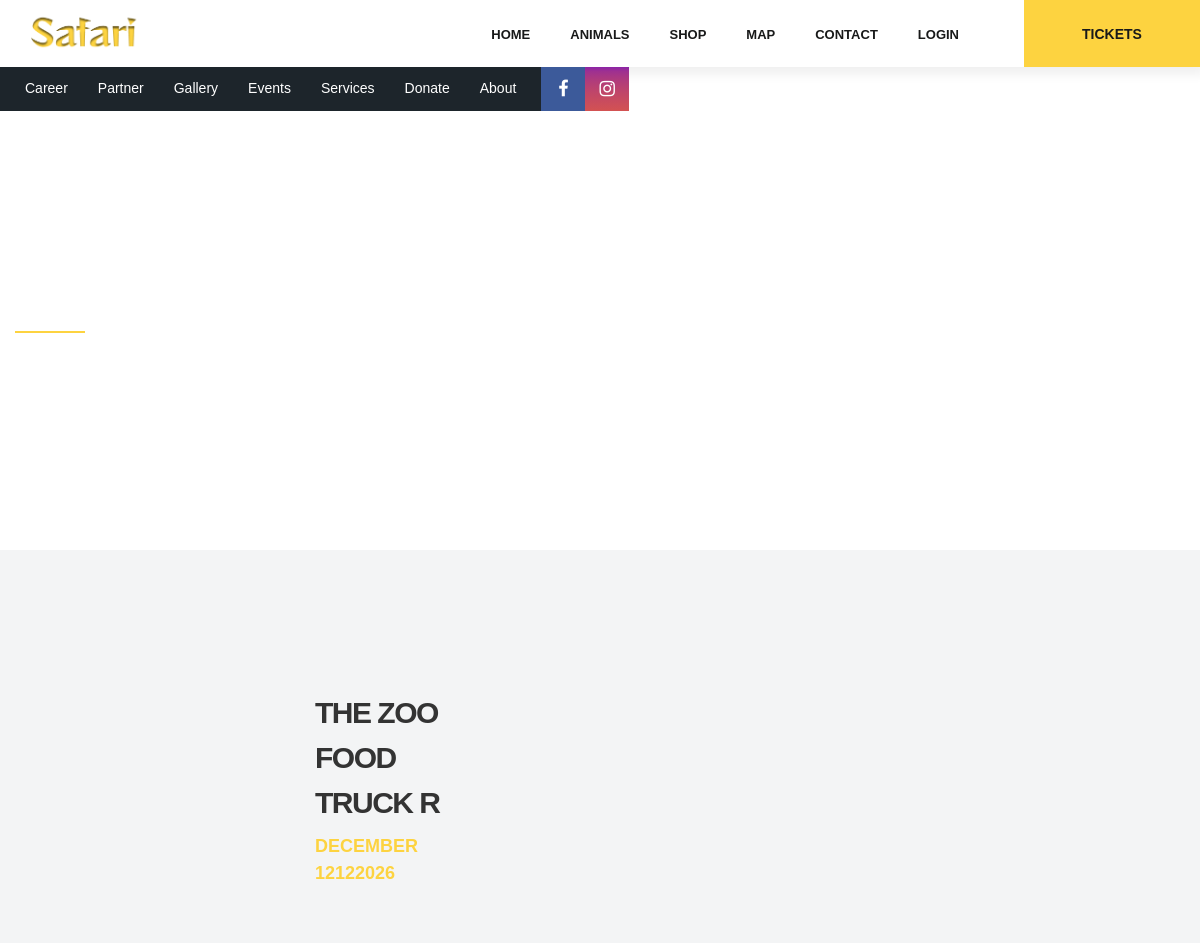
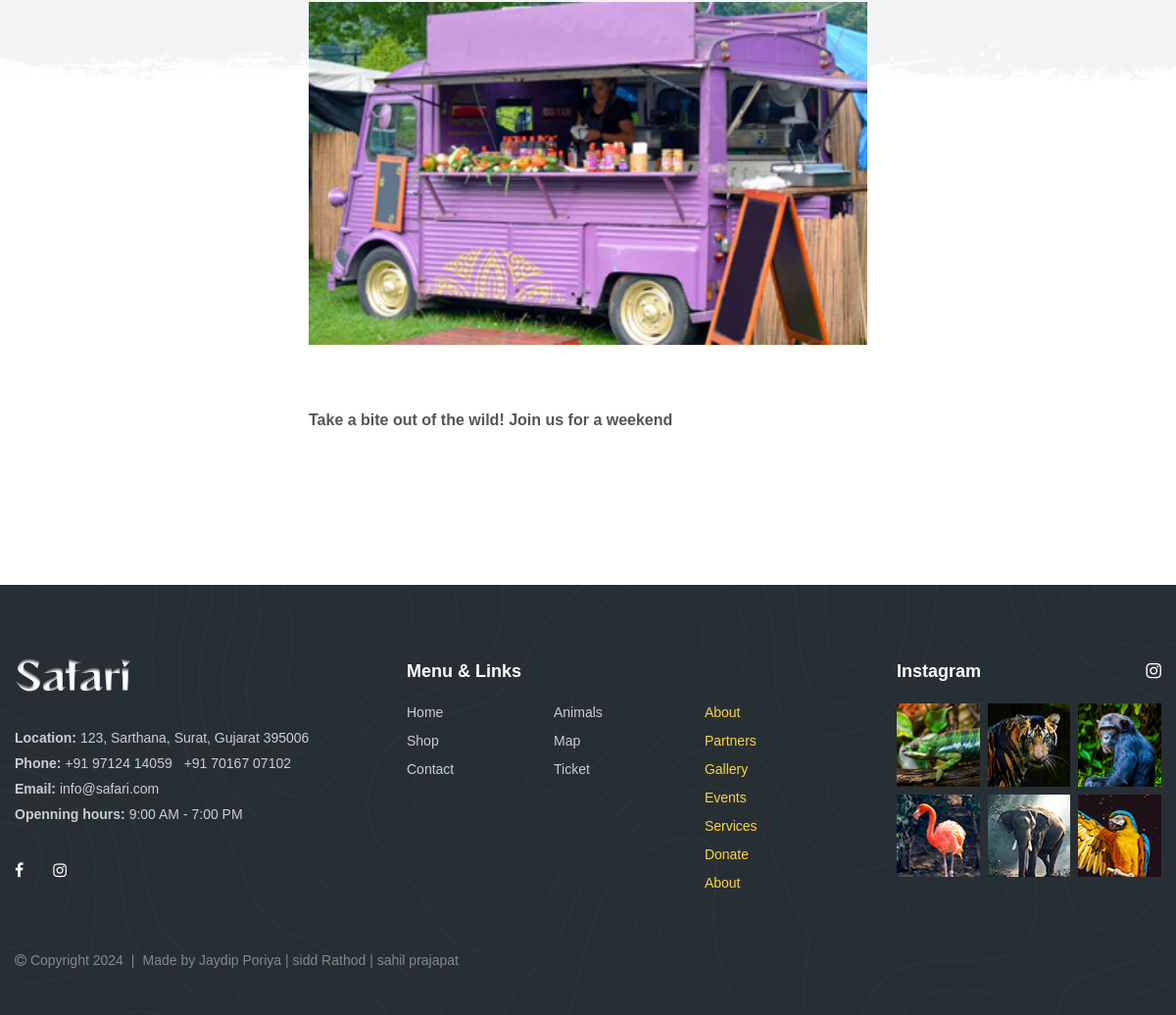
The app's page /event-details.php?id=7 with its own data (2 pictures, top to bottom).
### tables this page shows
CREATE TABLE `events` (
  `id` int(11) NOT NULL,
  `title` varchar(20) NOT NULL,
  `desc` varchar(50) NOT NULL,
  `date` varchar(15) NOT NULL,
  `month` varchar(15) NOT NULL,
  `img` varchar(15) NOT NULL
);

### event-details.php (the view, shortened to what this page needs)
<!DOCTYPE html>
<html lang="en">
<head>
	<link rel="stylesheet" href="css/styles.min.css" />
</head>
<body>
	<div class="page-wrapper">
		<?php
		include "header.php";
		?>
		<main class="main">
			<section class="promo-primary">
				<picture>
					<source srcset="img/event-details.jpg" media="(min-width: 992px)" /><img class="img--bg" src="img/event-details.jpg" alt="img" />
				</picture>
				<div class="container">
					<div class="row">
						<div class="col-auto">
							<div class="align-container">
								<div class="align-container__item"><span class="promo-primary__pre-title">SAFARI ZOO</span>
									<h1 class="promo-primary__title"><span>Event Name</span></h1>
								</div>
							</div>
						</div>
					</div>
				</div>
			</section>
			<?php
			include "Db/dbConnection.php";
			$id = $_GET['id'];
			$q1 = "SELECT * FROM `events` WHERE `id`=$id";
			$res = $con->query($q1);
			if ($res->num_rows > 0) {
				while ($row = $res->fetch_assoc()) {
					$img = $row['img'];
					$title = $row['title'];
					$desc = $row['desc'];
					$date = $row['date'];
					$month = $row['month'];
				}
			}
			?>
			<section class="section event-details">
				<div class="event-details__bg"><img src="img/event-details_bg.png" alt="img" /></div>
				<div class="container">
					<div class="row">
						<div class="col-md-10 offset-md-1 col-lg-8 offset-lg-2 col-xl-6 offset-xl-3">
							<div class="row bottom-50">
								<div class="col-sm-4">
									<h4 class="event-details__title"><?php echo $title; ?></h4>
									<h6 class="event-details__title color--orange"><?php echo $month; ?> <?php echo $date; ?></h6>
								</div>
							</div>
							<div class="event-details__img"><img class="img--bg" src="img/<?php echo $img; ?>" alt="img" /></div>
							<p><strong><?php echo $desc; ?></strong></p>
						</div>
					</div>
				</div>
			</section>
		</main>
		<?php
		include "footer.php"
			?>
	</div>
</body>
</html>

### records on screen
events: title "THE ZOO FOOD TRUCK R", month "DECEMBER", date "12122026", img (picture), desc "Take a bite out of the wild! Join us for a weekend"
